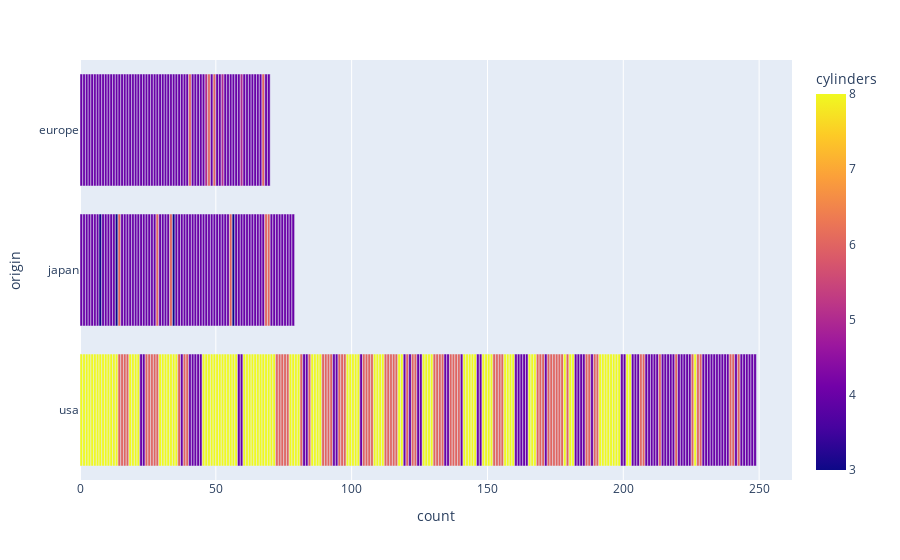

Here is the notebook cell this chart was saved with:
### Code cell
px.bar(data, y = "origin", hover_name = "name", color = "cylinders")

### Figure 1 — Plotly figure (JSON) as saved in the notebook; plotly's stock layout.template omitted (floating-point values rounded to 4 significant figures; data arrays with more than 128 entries replaced by an {"elided": "..."} marker saying what was removed)
{"data": [{"alignmentgroup": "True", "hovertemplate": "<b>%{hovertext}</b><br><br>count=%{x}<br>origin=%{y}<br>cylinders=%{marker.color}<extra></extra>", "hovertext": {"elided": "398 str values"}, "legendgroup": "", "marker": {"color": {"elided": "398 int values"}, "coloraxis": "coloraxis", "pattern": {"shape": ""}}, "name": "", "offsetgroup": "", "orientation": "h", "showlegend": false, "textposition": "auto", "type": "bar", "x": {"elided": "398 int values"}, "xaxis": "x", "y": {"elided": "398 str values"}, "yaxis": "y"}], "layout": {"barmode": "relative", "coloraxis": {"colorbar": {"title": {"text": "cylinders"}}, "colorscale": [[0, "#0d0887"], [0.1111, "#46039f"], [0.2222, "#7201a8"], [0.3333, "#9c179e"], [0.4444, "#bd3786"], [0.5556, "#d8576b"], [0.6667, "#ed7953"], [0.7778, "#fb9f3a"], [0.8889, "#fdca26"], [1, "#f0f921"]]}, "legend": {"tracegroupgap": 0}, "margin": {"t": 60}, "xaxis": {"anchor": "y", "domain": [0, 1], "title": {"text": "count"}}, "yaxis": {"anchor": "x", "domain": [0, 1], "title": {"text": "origin"}}}}
